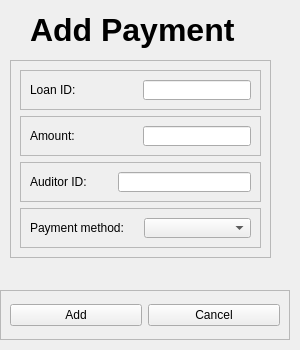
<?xml version="1.0" encoding="UTF-8"?>
<ui version="4.0">
 <class>MainWindow</class>
 <widget class="QMainWindow" name="MainWindow">
  <property name="geometry">
   <rect>
    <x>0</x>
    <y>0</y>
    <width>300</width>
    <height>350</height>
   </rect>
  </property>
  <property name="minimumSize">
   <size>
    <width>300</width>
    <height>350</height>
   </size>
  </property>
  <property name="maximumSize">
   <size>
    <width>300</width>
    <height>350</height>
   </size>
  </property>
  <property name="windowTitle">
   <string>MainWindow</string>
  </property>
  <widget class="QWidget" name="centralwidget">
   <widget class="QFrame" name="frame">
    <property name="geometry">
     <rect>
      <x>10</x>
      <y>60</y>
      <width>261</width>
      <height>198</height>
     </rect>
    </property>
    <property name="frameShape">
     <enum>QFrame::StyledPanel</enum>
    </property>
    <property name="frameShadow">
     <enum>QFrame::Raised</enum>
    </property>
    <layout class="QGridLayout" name="gridLayout">
     <item row="0" column="0">
      <widget class="QFrame" name="frame_2">
       <property name="frameShape">
        <enum>QFrame::StyledPanel</enum>
       </property>
       <property name="frameShadow">
        <enum>QFrame::Raised</enum>
       </property>
       <layout class="QHBoxLayout" name="horizontalLayout">
        <item>
         <widget class="QLabel" name="TitleOfLoanID_AddPayment_2">
          <property name="text">
           <string>Loan ID:</string>
          </property>
         </widget>
        </item>
        <item>
         <spacer name="horizontalSpacer">
          <property name="orientation">
           <enum>Qt::Horizontal</enum>
          </property>
          <property name="sizeHint" stdset="0">
           <size>
            <width>38</width>
            <height>20</height>
           </size>
          </property>
         </spacer>
        </item>
        <item>
         <widget class="QLineEdit" name="LoanID_Input_AddPayment_2"/>
        </item>
       </layout>
      </widget>
     </item>
     <item row="1" column="0">
      <widget class="QFrame" name="frame_3">
       <property name="frameShape">
        <enum>QFrame::StyledPanel</enum>
       </property>
       <property name="frameShadow">
        <enum>QFrame::Raised</enum>
       </property>
       <layout class="QHBoxLayout" name="horizontalLayout_2">
        <item>
         <widget class="QLabel" name="TitleOfAmount_AddPayment_2">
          <property name="text">
           <string>Amount:</string>
          </property>
         </widget>
        </item>
        <item>
         <spacer name="horizontalSpacer_2">
          <property name="orientation">
           <enum>Qt::Horizontal</enum>
          </property>
          <property name="sizeHint" stdset="0">
           <size>
            <width>38</width>
            <height>20</height>
           </size>
          </property>
         </spacer>
        </item>
        <item>
         <widget class="QLineEdit" name="PaymentAmount_Input_2"/>
        </item>
       </layout>
      </widget>
     </item>
     <item row="2" column="0">
      <widget class="QFrame" name="frame_4">
       <property name="frameShape">
        <enum>QFrame::StyledPanel</enum>
       </property>
       <property name="frameShadow">
        <enum>QFrame::Raised</enum>
       </property>
       <layout class="QHBoxLayout" name="horizontalLayout_3">
        <item>
         <widget class="QLabel" name="TitleOfAuditorID_AddPayment_2">
          <property name="text">
           <string>Auditor ID:</string>
          </property>
         </widget>
        </item>
        <item>
         <spacer name="horizontalSpacer_3">
          <property name="orientation">
           <enum>Qt::Horizontal</enum>
          </property>
          <property name="sizeType">
           <enum>QSizePolicy::Fixed</enum>
          </property>
          <property name="sizeHint" stdset="0">
           <size>
            <width>25</width>
            <height>20</height>
           </size>
          </property>
         </spacer>
        </item>
        <item>
         <widget class="QLineEdit" name="AuditorID_Input_AddPayment_2"/>
        </item>
       </layout>
      </widget>
     </item>
     <item row="3" column="0">
      <widget class="QFrame" name="frame_5">
       <property name="frameShape">
        <enum>QFrame::StyledPanel</enum>
       </property>
       <property name="frameShadow">
        <enum>QFrame::Raised</enum>
       </property>
       <layout class="QHBoxLayout" name="horizontalLayout_4">
        <item>
         <widget class="QLabel" name="PaymentMethod_title_2">
          <property name="text">
           <string>Payment method:</string>
          </property>
         </widget>
        </item>
        <item>
         <widget class="QComboBox" name="PaymentMethod_Enum_2">
          <property name="minimumSize">
           <size>
            <width>70</width>
            <height>0</height>
           </size>
          </property>
         </widget>
        </item>
       </layout>
      </widget>
     </item>
    </layout>
   </widget>
   <widget class="QFrame" name="PushButtons_AddPayment_Frame_3">
    <property name="geometry">
     <rect>
      <x>0</x>
      <y>290</y>
      <width>290</width>
      <height>50</height>
     </rect>
    </property>
    <property name="frameShape">
     <enum>QFrame::StyledPanel</enum>
    </property>
    <property name="frameShadow">
     <enum>QFrame::Raised</enum>
    </property>
    <layout class="QHBoxLayout" name="horizontalLayout_16">
     <item>
      <widget class="QPushButton" name="Save_AddPayment_Button_3">
       <property name="text">
        <string>Add</string>
       </property>
      </widget>
     </item>
     <item>
      <widget class="QPushButton" name="Cancel_AddPayment_Button_3">
       <property name="text">
        <string>Cancel</string>
       </property>
      </widget>
     </item>
    </layout>
   </widget>
   <widget class="QLabel" name="AddPayment_Title_2">
    <property name="geometry">
     <rect>
      <x>30</x>
      <y>0</y>
      <width>211</width>
      <height>60</height>
     </rect>
    </property>
    <property name="font">
     <font>
      <pointsize>24</pointsize>
      <weight>75</weight>
      <bold>true</bold>
     </font>
    </property>
    <property name="text">
     <string>Add Payment</string>
    </property>
   </widget>
  </widget>
 </widget>
 <resources/>
 <connections/>
</ui>
